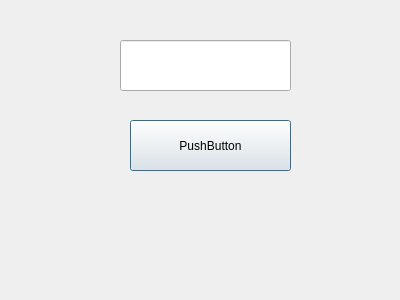
<?xml version="1.0" encoding="UTF-8"?>
<ui version="4.0">
 <class>Form1</class>
 <widget class="QDialog" name="Form1">
  <property name="geometry">
   <rect>
    <x>0</x>
    <y>0</y>
    <width>400</width>
    <height>300</height>
   </rect>
  </property>
  <property name="windowTitle">
   <string>Dialog</string>
  </property>
  <widget class="QLineEdit" name="textName">
   <property name="geometry">
    <rect>
     <x>120</x>
     <y>40</y>
     <width>171</width>
     <height>51</height>
    </rect>
   </property>
  </widget>
  <widget class="QPushButton" name="btnSave">
   <property name="geometry">
    <rect>
     <x>130</x>
     <y>120</y>
     <width>161</width>
     <height>51</height>
    </rect>
   </property>
   <property name="text">
    <string>PushButton</string>
   </property>
  </widget>
 </widget>
 <resources/>
 <connections/>
</ui>
